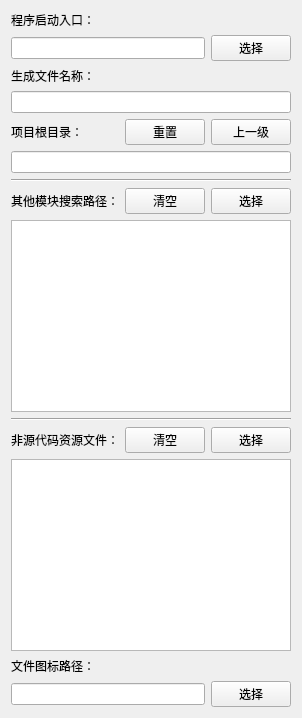
       <widget class="QWidget" name="tab_project_files">
        <attribute name="title">
         <string>项目文件</string>
        </attribute>
        <layout class="QVBoxLayout" name="verticalLayout_17">
         <item>
          <layout class="QVBoxLayout" name="verticalLayout_5">
           <item>
            <layout class="QVBoxLayout" name="verticalLayout_2">
             <item>
              <widget class="QLabel" name="label">
               <property name="toolTip">
                <string>要打包的程序的启动入口(*.py *.pyw *.pyc *.spec)，此项必填。
如果指定了SPEC文件，则以下绝大部分项目文件及生成控制都将不生效。</string>
               </property>
               <property name="text">
                <string>程序启动入口：</string>
               </property>
              </widget>
             </item>
             <item>
              <layout class="QHBoxLayout" name="horizontalLayout_3">
               <item>
                <widget class="QLineEdit" name="le_program_entry_old">
                 <property name="contextMenuPolicy">
                  <enum>Qt::NoContextMenu</enum>
                 </property>
                 <property name="toolTip">
                  <string>要打包的程序的启动入口(*.py *.pyw *.pyc *.spec)，此项必填。
如果指定了SPEC文件，则以下绝大部分项目文件及生成控制都将不生效。</string>
                 </property>
                </widget>
               </item>
               <item>
                <widget class="QPushButton" name="pb_select_program_entry">
                 <property name="text">
                  <string>选择</string>
                 </property>
                </widget>
               </item>
              </layout>
             </item>
            </layout>
           </item>
           <item>
            <layout class="QVBoxLayout" name="verticalLayout_19">
             <item>
              <widget class="QLabel" name="label_13">
               <property name="toolTip">
                <string>打包完成后的exe可执行文件文件的名称，此项留空则使用程序启动入口文件名。</string>
               </property>
               <property name="text">
                <string>生成文件名称：</string>
               </property>
              </widget>
             </item>
             <item>
              <widget class="QLineEdit" name="le_exefile_specfile_name">
               <property name="contextMenuPolicy">
                <enum>Qt::NoContextMenu</enum>
               </property>
               <property name="toolTip">
                <string>打包完成后的exe可执行文件文件的名称，此项留空则使用程序启动入口文件名。</string>
               </property>
              </widget>
             </item>
            </layout>
           </item>
           <item>
            <layout class="QVBoxLayout" name="verticalLayout">
             <item>
              <layout class="QHBoxLayout" name="horizontalLayout_21" stretch="9,0">
               <item>
                <widget class="QLabel" name="label_2">
                 <property name="toolTip">
                  <string>当前的项目根目录，选择程序启动入口文件后自动确定。</string>
                 </property>
                 <property name="text">
                  <string>项目根目录：</string>
                 </property>
                </widget>
               </item>
               <item>
                <layout class="QHBoxLayout" name="horizontalLayout_20">
                 <item>
                  <widget class="QPushButton" name="pb_reset_root_level">
                   <property name="toolTip">
                    <string>将项目根目录重置为程序启动入口所在目录。</string>
                   </property>
                   <property name="text">
                    <string>重置</string>
                   </property>
                  </widget>
                 </item>
                 <item>
                  <widget class="QPushButton" name="pb_up_level_root">
                   <property name="toolTip">
                    <string>将项目根目录向上移一级。</string>
                   </property>
                   <property name="text">
                    <string>上一级</string>
                   </property>
                  </widget>
                 </item>
                </layout>
               </item>
              </layout>
             </item>
             <item>
              <widget class="QLineEdit" name="le_project_root">
               <property name="contextMenuPolicy">
                <enum>Qt::NoContextMenu</enum>
               </property>
               <property name="toolTip">
                <string>当前的项目根目录，选择程序启动入口文件后自动确定。</string>
               </property>
               <property name="readOnly">
                <bool>true</bool>
               </property>
              </widget>
             </item>
            </layout>
           </item>
           <item>
            <layout class="QVBoxLayout" name="verticalLayout_3">
             <item>
              <widget class="Line" name="line">
               <property name="orientation">
                <enum>Qt::Horizontal</enum>
               </property>
              </widget>
             </item>
             <item>
              <layout class="QHBoxLayout" name="horizontalLayout_5" stretch="9,0,0">
               <item>
                <widget class="QLabel" name="label_3">
                 <property name="toolTip">
                  <string>程序的其他模块的搜索目录(仅当 Pyinstaller 无法自动找到时使用)。</string>
                 </property>
                 <property name="text">
                  <string>其他模块搜索路径：</string>
                 </property>
                </widget>
               </item>
               <item>
                <widget class="QPushButton" name="pb_clear_module_search_path">
                 <property name="toolTip">
                  <string>清空其他模块搜索目录文本框。</string>
                 </property>
                 <property name="text">
                  <string>清空</string>
                 </property>
                </widget>
               </item>
               <item>
                <widget class="QPushButton" name="pb_select_module_search_path">
                 <property name="text">
                  <string>选择</string>
                 </property>
                </widget>
               </item>
              </layout>
             </item>
             <item>
              <widget class="QTextEdit" name="te_module_search_path_old">
               <property name="contextMenuPolicy">
                <enum>Qt::NoContextMenu</enum>
               </property>
              </widget>
             </item>
            </layout>
           </item>
           <item>
            <widget class="Line" name="line_2">
             <property name="orientation">
              <enum>Qt::Horizontal</enum>
             </property>
            </widget>
           </item>
           <item>
            <layout class="QVBoxLayout" name="verticalLayout_4">
             <item>
              <layout class="QHBoxLayout" name="horizontalLayout_6" stretch="9,0,0">
               <item>
                <widget class="QLabel" name="label_4">
                 <property name="toolTip">
                  <string>非源代码性质的其他资源文件，例如一些图片、配置文件等。</string>
                 </property>
                 <property name="text">
                  <string>非源代码资源文件：</string>
                 </property>
                </widget>
               </item>
               <item>
                <widget class="QPushButton" name="pb_clear_other_data">
                 <property name="text">
                  <string>清空</string>
                 </property>
                </widget>
               </item>
               <item>
                <widget class="QPushButton" name="pb_select_other_data">
                 <property name="text">
                  <string>选择</string>
                 </property>
                </widget>
               </item>
              </layout>
             </item>
             <item>
              <widget class="QTextEdit" name="te_other_data_old">
               <property name="contextMenuPolicy">
                <enum>Qt::NoContextMenu</enum>
               </property>
              </widget>
             </item>
            </layout>
           </item>
           <item>
            <layout class="QVBoxLayout" name="verticalLayout_8">
             <item>
              <widget class="QLabel" name="label_7">
               <property name="toolTip">
                <string>生成的exe可执行文件的图标，支持.ico、.icns图标文件。</string>
               </property>
               <property name="text">
                <string>文件图标路径：</string>
               </property>
              </widget>
             </item>
             <item>
              <layout class="QHBoxLayout" name="horizontalLayout_11" stretch="9,0">
               <item>
                <widget class="QLineEdit" name="le_file_icon_path_old">
                 <property name="contextMenuPolicy">
                  <enum>Qt::NoContextMenu</enum>
                 </property>
                 <property name="toolTip">
                  <string>生成的exe可执行文件的图标，支持.ico、.icns图标文件。</string>
                 </property>
                </widget>
               </item>
               <item>
                <widget class="QPushButton" name="pb_select_file_icon">
                 <property name="text">
                  <string>选择</string>
                 </property>
                </widget>
               </item>
              </layout>
             </item>
            </layout>
           </item>
          </layout>
         </item>
        </layout>
       </widget>
